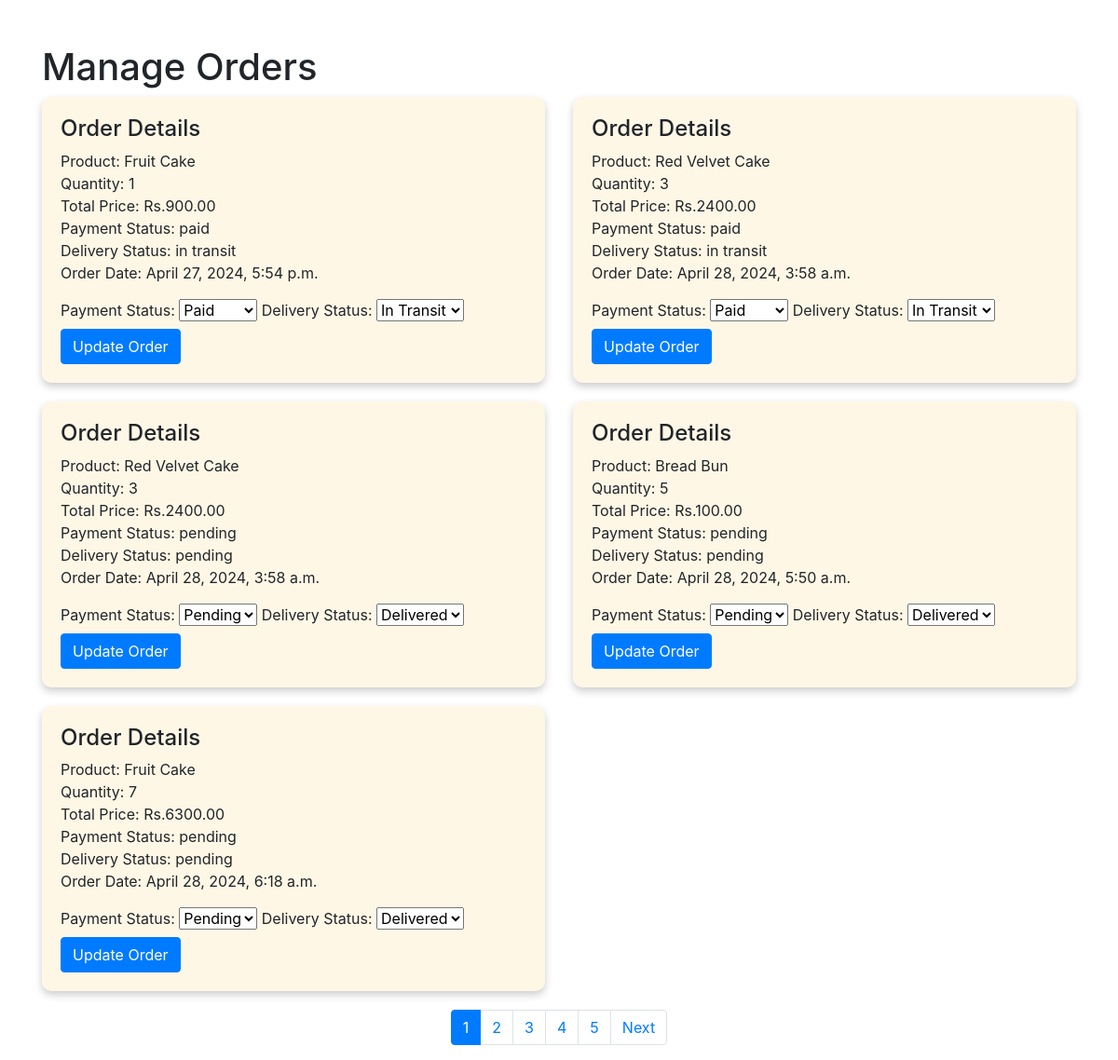
Page /manage-orders/ (signed in) on the committed database.
### bakery_app/models.py (models this page shows, shortened)
class Order(models.Model):
    user = models.ForeignKey(User, on_delete=models.CASCADE)
    product = models.ForeignKey(BakeryProduct, on_delete=models.CASCADE)
    quantity = models.IntegerField()
    total_price = models.DecimalField(max_digits=10, decimal_places=2)
    payment_status = models.CharField(max_length=10, choices=[('paid', 'Paid'), ('pending', 'Pending')], default='pending')
    delivery_status = models.CharField(max_length=10, choices=[('shipped', 'Shipped'), ('pending', 'Pending')], default='pending')
    order_date = models.DateTimeField(auto_now_add=True)

class BakeryProduct(models.Model):
    name = models.CharField(max_length=100)
    description = models.TextField()
    price = models.DecimalField(max_digits=6, decimal_places=2)
    image = models.ImageField(upload_to='product_images/')

### bakery_app/views.py (the view, shortened to what this page needs)
# urls.py: path('manage-orders/', views.manage_orders, name='manage_orders'),
@user_passes_test(is_admin)  # Ensure only admin users can access this view
def manage_orders(request):
    combined_orders = list(Order.objects.all()) + list(CustomBakeryOrder.objects.all())  # Combine both types of orders
    paginator = Paginator(combined_orders, 5)  # Pagination for 10 orders per page
    page_number = request.GET.get('page')  # Get the current page number
    page_obj = paginator.get_page(page_number)  # Get the relevant page object
    return render(request, 'manage_orders.html', {'page_obj': page_obj})  # Render the "Manage Orders" template

### bakery_app/views.py (called while the page is built)
def is_admin(user):
    return user.is_staff  # Change this as needed to suit your admin check

### bakery_app/templates/manage_orders.html (shortened to what this page needs)
<!DOCTYPE html>
<html lang="en">
<head>
    <link rel="stylesheet" href="https://stackpath.bootstrapcdn.com/bootstrap/4.5.2/css/bootstrap.min.css">
</head>
<body>
    <div class="container mt-5">
        <h1>Manage Orders</h1>
        <div class="row">
            {% for order in page_obj %}
            <div class="col-md-6">
                <div class="order-card">
                    <h4>Order Details</h4>
                    <p>
                        {% if order.product %}
                        Product: {{ order.product.name }} <br>
                        Quantity: {{ order.quantity }} <br>
                        {% else %}
                        Weight: {{ order.weight }}g <br>
                        Flavor: {{ order.flavor }} <br>
                        Shape: {{ order.shape }} <br>
                        {% endif %}
                        Total Price: Rs.{{ order.total_price }} <br>
                        Payment Status: {{ order.payment_status }} <br>
                        Delivery Status: {{ order.delivery_status }} <br>
                        Order Date: {{ order.order_date }} <br>
                    </p>
                    <form method="post" class="update-form">
                        <label for="payment_status">Payment Status:</label>
                        <select name="payment_status" id="payment_status">
                            <option value="paid" {% if order.payment_status == 'paid' %}selected{% endif %}>Paid</option>
                            <option value="pending" {% if order.payment_status == 'pending' %}selected{% endif %}>Pending</option>
                        </select>
                        <label for="delivery_status">Delivery Status:</label>
                        <select name="delivery_status" id="delivery_status">
                            <option value="delivered" {% if order.delivery_status == 'delivered' %}selected{% endif %}>Delivered</option>
                            <option value="in transit" {% if order.delivery_status == 'in transit' %}selected{% endif %}>In Transit</option>
                        </select>
                        <button type="submit" class="btn btn-primary">Update Order</button>
                    </form>
                </div>
            </div>
            {% endfor %}
        </div>
        <nav aria-label="Page navigation">
            <ul class="pagination justify-content-center">
                {% for num in page_obj.paginator.page_range %}
                <li class="page-item {% if num == page_obj.number %}active{% endif %}">
                    <a class="page-link" href="?page={{ num }}">{{ num }}</a>
                </li>
                {% endfor %}
                {% if page_obj.has_next %}
                <li class="page-item">
                    <a class="page-link" href="?page={{ page_obj.next_page_number }}">Next</a>
                </li>
                {% endif %}
            </ul>
        </nav>
    </div>
</body>
</html>

### bakery_app/templates/manage_orders.html (style rules this page uses)
.order-card { background-color: #fff7e6; padding: 20px; border-radius: 10px; box-shadow: 0 4px 8px 0 rgba(0,0,0,0.2); margin-bottom: 20px; }
.update-form { margin-top: 10px; }

### rows in the picture
Order: product.name "Fruit Cake", quantity "1", total_price "900.00", payment_status "paid", delivery_status "in transit", order_date "April 27, 2024, 5:54 p.m.", payment_status "Paid", delivery_status "In Transit"
Order: product.name "Red Velvet Cake", quantity "3", total_price "2400.00", payment_status "paid", delivery_status "in transit", order_date "April 28, 2024, 3:58 a.m.", payment_status "Paid", delivery_status "In Transit"
Order: product.name "Red Velvet Cake", quantity "3", total_price "2400.00", payment_status "pending", delivery_status "pending", order_date "April 28, 2024, 3:58 a.m.", payment_status "Pending"
Order: product.name "Bread Bun", quantity "5", total_price "100.00", payment_status "pending", delivery_status "pending", order_date "April 28, 2024, 5:50 a.m.", payment_status "Pending"
Order: product.name "Fruit Cake", quantity "7", total_price "6300.00", payment_status "pending", delivery_status "pending", order_date "April 28, 2024, 6:18 a.m.", payment_status "Pending"

### other values in the picture
{{ num }} "1" "2" "3" "4" "5"
